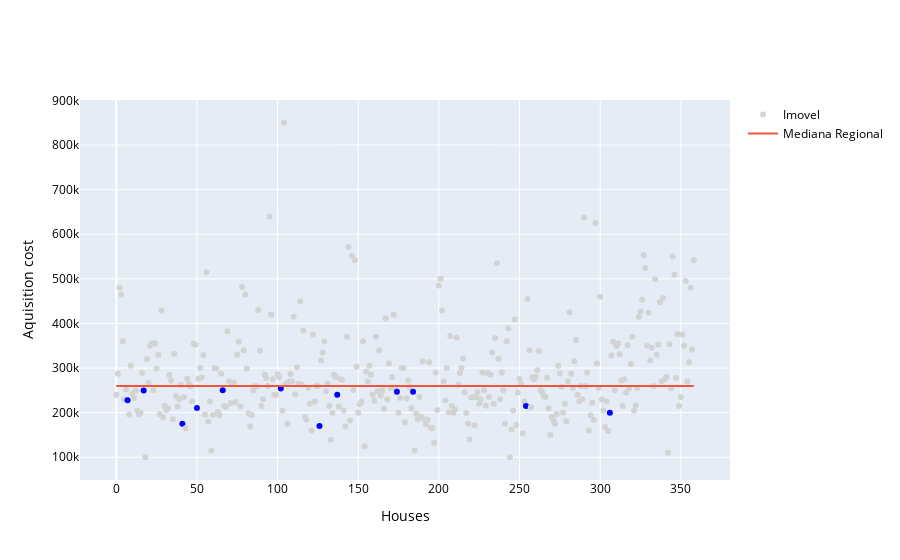

Notebook source saved alongside this figure:
### Code cell
interact(data_viz, df=fixed(purchase_list), region = f_zipcode);

### Figure 1 — Plotly figure (JSON) as saved in the notebook; plotly's stock layout.template omitted (floating-point values rounded to 4 significant figures; data arrays with more than 128 entries replaced by an {"elided": "..."} marker saying what was removed)
{"data": [{"marker": {"color": {"elided": "359 str values"}}, "mode": "markers", "name": "Imovel", "text": {"elided": "359 str values"}, "type": "scatter", "y": {"elided": "359 int values"}}, {"mode": "lines", "name": "Mediana Regional", "text": {"elided": "359 str values"}, "type": "scatter", "y": {"elided": "359 int values"}}], "layout": {"font": {"color": "#000000"}, "xaxis": {"title": {"text": "Houses"}}, "yaxis": {"title": {"text": "Aquisition cost"}}}}
